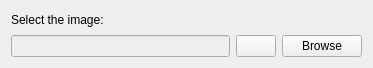
<?xml version="1.0" encoding="UTF-8"?>
<ui version="4.0">
 <class>ProfilePictureWidgetClass</class>
 <widget class="QWidget" name="ProfilePictureWidgetClass">
  <property name="geometry">
   <rect>
    <x>0</x>
    <y>0</y>
    <width>373</width>
    <height>68</height>
   </rect>
  </property>
  <property name="windowTitle">
   <string>Form</string>
  </property>
  <layout class="QGridLayout" name="gridLayout">
   <item row="0" column="0">
    <layout class="QVBoxLayout" name="verticalLayout_3">
     <item>
      <widget class="QLabel" name="label">
       <property name="text">
        <string>Select the image:</string>
       </property>
      </widget>
     </item>
     <item>
      <layout class="QHBoxLayout" name="horizontalLayout_3">
       <item>
        <widget class="QLineEdit" name="lineEdit_ImageFileName">
         <property name="enabled">
          <bool>false</bool>
         </property>
        </widget>
       </item>
       <item>
        <widget class="QPushButton" name="DefaultPPButton">
         <property name="text">
          <string/>
         </property>
        </widget>
       </item>
       <item>
        <widget class="QPushButton" name="BrowseButton">
         <property name="text">
          <string>Browse</string>
         </property>
        </widget>
       </item>
      </layout>
     </item>
    </layout>
   </item>
  </layout>
 </widget>
 <resources/>
 <connections/>
</ui>
